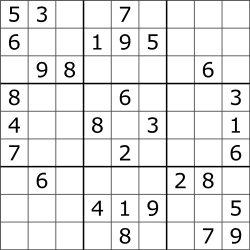
#> input picture sudo.png, 250 x 250 px
$ python hough_transform.py
#> lines starting #> are read from the running program, lines starting #| are printed output that depends on the picture
#HOUGH
import cv2
import numpy as np
import math as m

def konversi_ke_biner(img, thres):
    row,col=img.shape
    binary=np.zeros((row,col),np.uint8)
    for i in range(0,row):
        for j in range(0,col):
            if img[i,j] > thres:
                binary.itemset((i,j),255)
            else:
                binary.itemset((i,j),0)
    return binary

def konvolusi(img,kernel):
    row,col=img.shape
    mrow,mcol=kernel.shape
    h=int(mrow/2)

    canvas=np.zeros((row,col),np.uint8)
    for i in range(0,row):
        for j in range(0,col):
            if i==0 or i==row-1 or j==0 or j==col-1:
                canvas.itemset((i,j),0)
            else:
                sums=0
                for a in range(-h,mrow-h):
                    for b in range(-h,mcol-h):
                        temp=img[i+a,j+b]*kernel[h+a,h+b]
                        sums+=temp
                canvas.itemset((i,j),sums)
    return canvas

def edgedetection(img):
    kernel=np.array([[-1,-1,-1],[-1,8,-1],[-1,-1,-1]],np.float32)
    ker=kernel/8
    canvas=konvolusi(img,ker)
    return canvas

def findcoordinates(img):
    coor = []
    row,col=img.shape
    for i in range(0,row):
        for j in range(0,col):
            if img[i,j]==255:
                coor.append([i,j])
    return coor

def hough(koordinat,sudut,threshold):
    k=len(koordinat)
    s=len(sudut)
    r=np.zeros((k,s))
    for i in range(k):
        for j in range(s):
            hasil=(koordinat[i][0]*m.cos(m.pi*sudut[j]))+(koordinat[i][1]*m.sin(m.pi*sudut[j]))
            r.itemset((i,j),round(hasil,1))
    nilai_r=np.unique(r)
    lenr=len(nilai_r)
    result = np.where(r[:,0] == -142)
    frekuensi=np.zeros((s,len(nilai_r)))
    for i in range(s):
        for j in range(lenr):
            idx=np.where(r[:,i] == nilai_r[j])
            frekuensi.itemset((i,j), len(idx[0]))
    rowf,colf=frekuensi.shape
    rtheta=[]
    for i in range(rowf):
        for j in range(colf):
            if frekuensi[i,j]>=threshold:
                rtheta.append([sudut[i],nilai_r[j]])
    return rtheta

img=cv2.imread("sudo.png",0)
#> img is the input picture: shape (250, 250); min 0, max 255, mean 231.5
img2=cv2.imread("sudo.png")
edge=edgedetection(img)
#> after the loop in konvolusi, `for i in range(0,row):`:
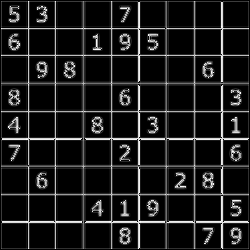
#> canvas: shape (250, 250); min 0, max 255, mean 28.3
biner=konversi_ke_biner(edge,100)
#> after the loop in konversi_ke_biner, `for i in range(0,row):`:
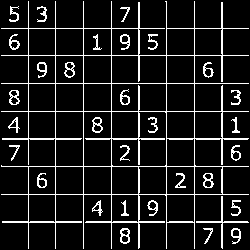
#> binary: shape (250, 250); 10.8% white in thin lines or dots
cv2.imshow("biner",biner)
sudut=[-0.5,-0.25,0,0.25,0.5]
find_coor =findcoordinates(biner)
#> find_coor = 6779 pairs, first value 1 to 248, second value 1 to 248
print(find_coor)
#> (printed output is left out)

h=hough(find_coor,sudut,100)
#> in hough, `k=len(koordinat)`: k = 6779
#> in hough, `nilai_r=np.unique(r)`: nilai_r = 1141 values from -248 to 338.7
#> in hough, `lenr=len(nilai_r)`: lenr = 1141
#> in hough, `result = np.where(r[:,0] == -142)`: result = ([588, 1359, 2095, 2822, 3583, 3819, 4494, 5220, 5971, 6209],)
#> after the loop in hough, `for i in range(rowf):`: rtheta = 30 pairs, first value -0.5 to 0.5, second value -222 to 222
#> h has the same summary as rtheta in hough
print(h)
for i in range(len(h)):
        theta,rho = h[i]
        b = m.cos(theta*m.pi)
        a = m.sin(theta*m.pi)
        x0 = a*rho
        y0 = b*rho
        x1 = int(x0 + 1000*(-b))
        y1 = int(y0 + 1000*(a))
        x2 = int(x0 - 1000*(-b))
        y2 = int(y0 - 1000*(a))
        cv2.line(img2,(x1,y1),(x2,y2),(255,0,255),2)
#> this loop made 30 passes
#> (theta, rho, b, a, x0, y0, x1, y1) on passes 1 to 12: (-0.5, -222, 6.12e-17, -1, 222, -1.36e-14, 221, -1000), (-0.5, -221, 6.12e-17, -1, 221, -1.35e-14, 220, -1000), (-0.5, -194, 6.12e-17, -1, 194, -1.19e-14, 193, -1000), (-0.5, -166, 6.12e-17, -1, 166, -1.02e-14, 165, -1000), (-0.5, -139, 6.12e-17, -1, 139, -8.51e-15, 138, -1000), (-0.5, -138, 6.12e-17, -1, 138, -8.45e-15, 137, -1000), (-0.5, -111, 6.12e-17, -1, 111, -6.8e-15, 110, -1000), (-0.5, -83, 6.12e-17, -1, 83, -5.08e-15, 82, -1000), (-0.5, -55, 6.12e-17, -1, 55, -3.37e-15, 54, -1000), (-0.5, -28, 6.12e-17, -1, 28, -1.71e-15, 27, -1000), (0, 28, 1, 0, 0, 28, -1000, 28), (0, 55, 1, 0, 0, 55, -1000, 55)
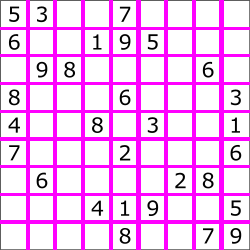
#> img2: shape (250, 250, 3); mean B, G, R 245.1, 187.6, 245.1


# cv2.imshow("Hasil", edge)
cv2.imshow("hasil", img2)
cv2.waitKey()
cv2.destroyAllWindows()
